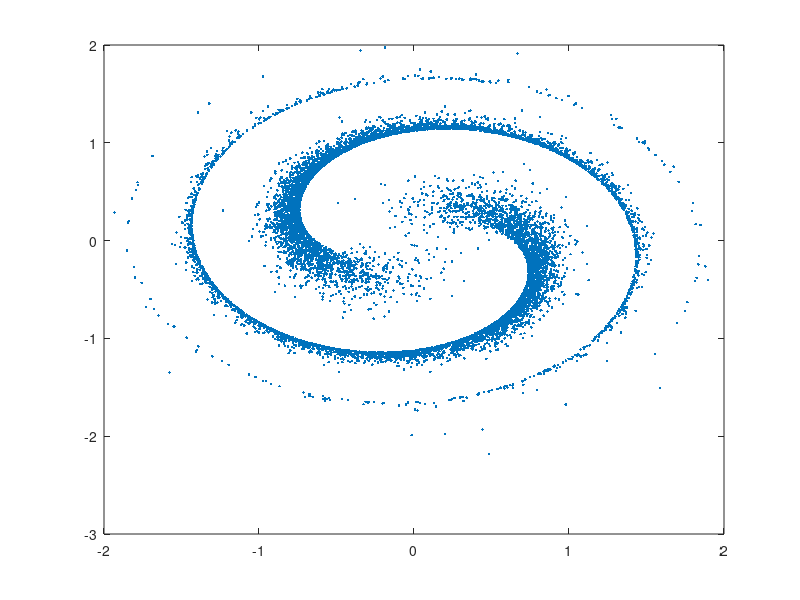

Write the MATLAB code that produced this figure. (Note: this script raises an error after producing the figure.)
function testSpiral2()

load('./twoSpirals.mat');

% not displaying the label Y 
plot(X(:,1), X(:,2), '.');  hold on;

% displaying the label Y 
%for i=1:length(X)
%    plot(X(i,1), X(i,2), '.', 'Color', [Y(i)./2  Y(i)./2 1]); hold on;
%end

options.t = 1;

idx = randperm(numel(Y));
X = X(idx,:);
Y = Y(idx,:);

[model] = incrementalLearn(X, Y, options);

for i=1:25
    plot(model.X(i,1), model.X(i,2), 'rx'); hold on;
end